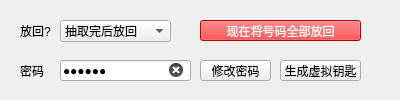
<?xml version="1.0" encoding="UTF-8"?>
<ui version="4.0">
 <class>MainWindow</class>
 <widget class="QMainWindow" name="MainWindow">
  <property name="geometry">
   <rect>
    <x>0</x>
    <y>0</y>
    <width>400</width>
    <height>100</height>
   </rect>
  </property>
  <property name="windowTitle">
   <string>高级设置</string>
  </property>
  <widget class="QWidget" name="centralwidget">
   <widget class="QLabel" name="label">
    <property name="geometry">
     <rect>
      <x>20</x>
      <y>20</y>
      <width>41</width>
      <height>21</height>
     </rect>
    </property>
    <property name="text">
     <string>放回?</string>
    </property>
   </widget>
   <widget class="QComboBox" name="comboBox">
    <property name="geometry">
     <rect>
      <x>60</x>
      <y>20</y>
      <width>111</width>
      <height>22</height>
     </rect>
    </property>
    <property name="currentText">
     <string>抽取完后放回</string>
    </property>
    <property name="currentIndex">
     <number>2</number>
    </property>
    <item>
     <property name="text">
      <string>立刻放回</string>
     </property>
    </item>
    <item>
     <property name="text">
      <string>关闭程序后放回</string>
     </property>
    </item>
    <item>
     <property name="text">
      <string>抽取完后放回</string>
     </property>
    </item>
   </widget>
   <widget class="QPushButton" name="pushButton">
    <property name="geometry">
     <rect>
      <x>200</x>
      <y>20</y>
      <width>161</width>
      <height>21</height>
     </rect>
    </property>
    <property name="styleSheet">
     <string notr="true">background-color: rgb(255, 0, 0);
color: rgb(255, 255, 255);</string>
    </property>
    <property name="text">
     <string>现在将号码全部放回</string>
    </property>
   </widget>
   <widget class="QPushButton" name="pushButton_2">
    <property name="geometry">
     <rect>
      <x>200</x>
      <y>60</y>
      <width>71</width>
      <height>21</height>
     </rect>
    </property>
    <property name="text">
     <string>修改密码</string>
    </property>
   </widget>
   <widget class="QLineEdit" name="lineEdit">
    <property name="geometry">
     <rect>
      <x>60</x>
      <y>60</y>
      <width>131</width>
      <height>21</height>
     </rect>
    </property>
    <property name="inputMask">
     <string>000000</string>
    </property>
    <property name="text">
     <string>000000</string>
    </property>
    <property name="echoMode">
     <enum>QLineEdit::Password</enum>
    </property>
    <property name="clearButtonEnabled">
     <bool>true</bool>
    </property>
   </widget>
   <widget class="QLabel" name="label_2">
    <property name="geometry">
     <rect>
      <x>20</x>
      <y>60</y>
      <width>41</width>
      <height>21</height>
     </rect>
    </property>
    <property name="text">
     <string>密码</string>
    </property>
   </widget>
   <widget class="QPushButton" name="pushButton_3">
    <property name="geometry">
     <rect>
      <x>280</x>
      <y>60</y>
      <width>81</width>
      <height>21</height>
     </rect>
    </property>
    <property name="text">
     <string>生成虚拟钥匙</string>
    </property>
   </widget>
  </widget>
 </widget>
 <resources/>
 <connections/>
</ui>
